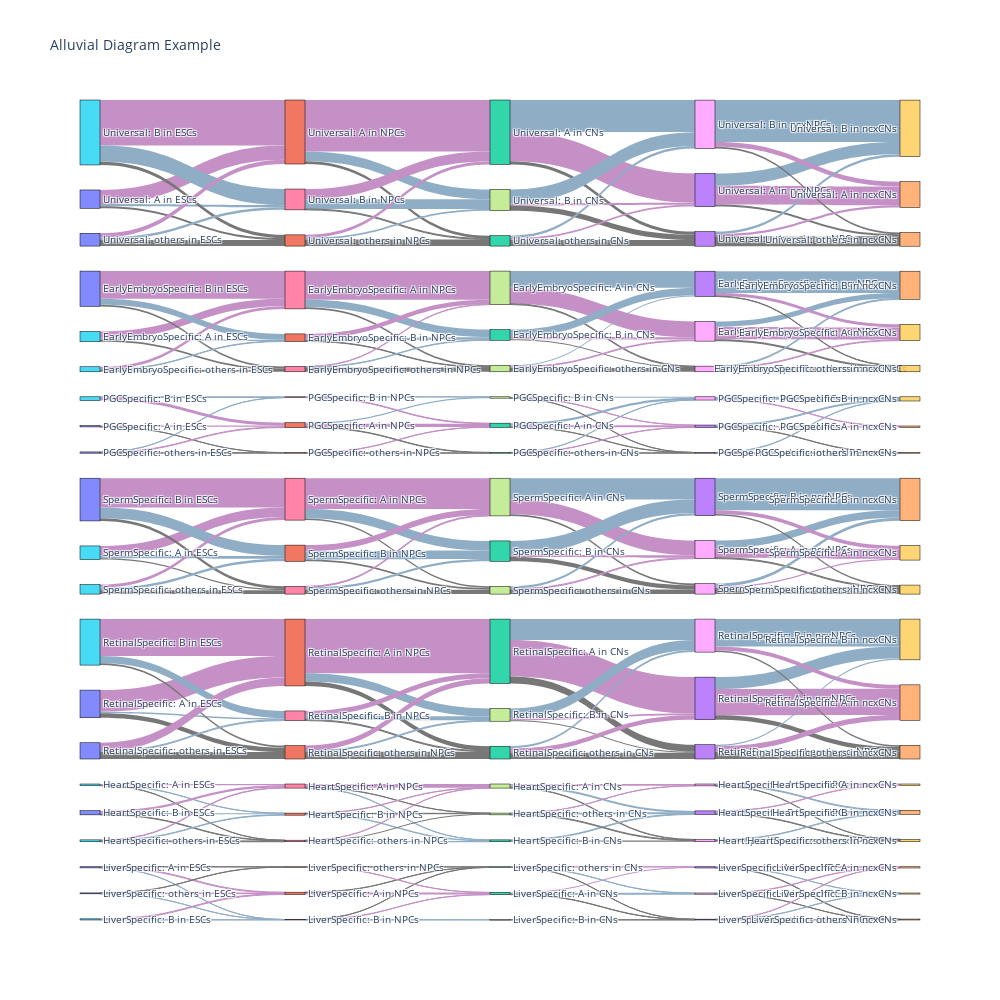

Notebook cell for this chart:
### Code cell
import plotly.graph_objects as go

# Define the source, target, value, and label data
# source = [0, 0, 1, 1, 1, 6, 6, 7, 7, 8, 8]
# target = [2, 3, 4, 5, 6, 7, 8, 9, 10, 11, 12]
# value = [8, 4, 2, 8, 4, 2, 8, 4, 6, 4, 3]
# label = ["A", "B", "C1", "C2", "C3", "D1", "D2", "E1", "E2", "F1", "F2", "G1", "G2"]

flow_colors = ['#C490C6', '#90ADC6', '#777777'] * 3 * 8 * 4

# Create the alluvial diagram
fig = go.Figure(data=[go.Sankey(
    node=dict(
        pad=25,
        thickness=20,
        line=dict(color="black", width=0.5),
        label=label
    ),
    link=dict(
        source=source,
        target=target,
        value=value,
        color=flow_colors
    )
)])

# Update the layout and show the plot
fig.update_layout(
    title_text="Alluvial Diagram Example",
    font_size=10,
    width=1000,  # Custom figure width
    height=1000  # Custom figure height
)
fig.show()

### Figure 1 — Plotly figure (JSON) as saved in the notebook; plotly's stock layout.template omitted (floating-point values rounded to 4 significant figures; data arrays with more than 128 entries replaced by an {"elided": "..."} marker saying what was removed)
{"data": [{"link": {"color": {"elided": "288 str values"}, "source": {"elided": "252 int values"}, "target": {"elided": "252 int values"}, "value": {"elided": "252 int values"}}, "node": {"label": ["Universal: A in ESCs", "Universal: A in NPCs", "Universal: A in CNs", "Universal: A in ncxNPCs", "Universal: A in ncxCNs", "Universal: B in ESCs", "Universal: B in NPCs", "Universal: B in CNs", "Universal: B in ncxNPCs", "Universal: B in ncxCNs", "Universal: others in ESCs", "Universal: others in NPCs", "Universal: others in CNs", "Universal: others in ncxNPCs", "Universal: others in ncxCNs", "EarlyEmbryoSpecific: A in ESCs", "EarlyEmbryoSpecific: A in NPCs", "EarlyEmbryoSpecific: A in CNs", "EarlyEmbryoSpecific: A in ncxNPCs", "EarlyEmbryoSpecific: A in ncxCNs", "EarlyEmbryoSpecific: B in ESCs", "EarlyEmbryoSpecific: B in NPCs", "EarlyEmbryoSpecific: B in CNs", "EarlyEmbryoSpecific: B in ncxNPCs", "EarlyEmbryoSpecific: B in ncxCNs", "EarlyEmbryoSpecific: others in ESCs", "EarlyEmbryoSpecific: others in NPCs", "EarlyEmbryoSpecific: others in CNs", "EarlyEmbryoSpecific: others in ncxNPCs", "EarlyEmbryoSpecific: others in ncxCNs", "PGCSpecific: A in ESCs", "PGCSpecific: A in NPCs", "PGCSpecific: A in CNs", "PGCSpecific: A in ncxNPCs", "PGCSpecific: A in ncxCNs", "PGCSpecific: B in ESCs", "PGCSpecific: B in NPCs", "PGCSpecific: B in CNs", "PGCSpecific: B in ncxNPCs", "PGCSpecific: B in ncxCNs", "PGCSpecific: others in ESCs", "PGCSpecific: others in NPCs", "PGCSpecific: others in CNs", "PGCSpecific: others in ncxNPCs", "PGCSpecific: others in ncxCNs", "SpermSpecific: A in ESCs", "SpermSpecific: A in NPCs", "SpermSpecific: A in CNs", "SpermSpecific: A in ncxNPCs", "SpermSpecific: A in ncxCNs", "SpermSpecific: B in ESCs", "SpermSpecific: B in NPCs", "SpermSpecific: B in CNs", "SpermSpecific: B in ncxNPCs", "SpermSpecific: B in ncxCNs", "SpermSpecific: others in ESCs", "SpermSpecific: others in NPCs", "SpermSpecific: others in CNs", "SpermSpecific: others in ncxNPCs", "SpermSpecific: others in ncxCNs", "RetinalSpecific: A in ESCs", "RetinalSpecific: A in NPCs", "RetinalSpecific: A in CNs", "RetinalSpecific: A in ncxNPCs", "RetinalSpecific: A in ncxCNs", "RetinalSpecific: B in ESCs", "RetinalSpecific: B in NPCs", "RetinalSpecific: B in CNs", "RetinalSpecific: B in ncxNPCs", "RetinalSpecific: B in ncxCNs", "RetinalSpecific: others in ESCs", "RetinalSpecific: others in NPCs", "RetinalSpecific: others in CNs", "RetinalSpecific: others in ncxNPCs", "RetinalSpecific: others in ncxCNs", "HeartSpecific: A in ESCs", "HeartSpecific: A in NPCs", "HeartSpecific: A in CNs", "HeartSpecific: A in ncxNPCs", "HeartSpecific: A in ncxCNs", "HeartSpecific: B in ESCs", "HeartSpecific: B in NPCs", "HeartSpecific: B in CNs", "HeartSpecific: B in ncxNPCs", "HeartSpecific: B in ncxCNs", "HeartSpecific: others in ESCs", "HeartSpecific: others in NPCs", "HeartSpecific: others in CNs", "HeartSpecific: others in ncxNPCs", "HeartSpecific: others in ncxCNs", "LiverSpecific: A in ESCs", "LiverSpecific: A in NPCs", "LiverSpecific: A in CNs", "LiverSpecific: A in ncxNPCs", "LiverSpecific: A in ncxCNs", "LiverSpecific: B in ESCs", "LiverSpecific: B in NPCs", "LiverSpecific: B in CNs", "LiverSpecific: B in ncxNPCs", "LiverSpecific: B in ncxCNs", "LiverSpecific: others in ESCs", "LiverSpecific: others in NPCs", "LiverSpecific: others in CNs", "LiverSpecific: others in ncxNPCs", "LiverSpecific: others in ncxCNs", "NonCHMsCpGrich: A in ESCs", "NonCHMsCpGrich: A in NPCs", "NonCHMsCpGrich: A in CNs", "NonCHMsCpGrich: A in ncxNPCs", "NonCHMsCpGrich: A in ncxCNs", "NonCHMsCpGrich: B in ESCs", "NonCHMsCpGrich: B in NPCs", "NonCHMsCpGrich: B in CNs", "NonCHMsCpGrich: B in ncxNPCs", "NonCHMsCpGrich: B in ncxCNs", "NonCHMsCpGrich: others in ESCs", "NonCHMsCpGrich: others in NPCs", "NonCHMsCpGrich: others in CNs", "NonCHMsCpGrich: others in ncxNPCs", "NonCHMsCpGrich: others in ncxCNs"], "line": {"color": "black", "width": 0.5}, "pad": 25, "thickness": 20}, "type": "sankey"}], "layout": {"font": {"size": 10}, "height": 1000, "title": {"text": "Alluvial Diagram Example"}, "width": 1000}}
